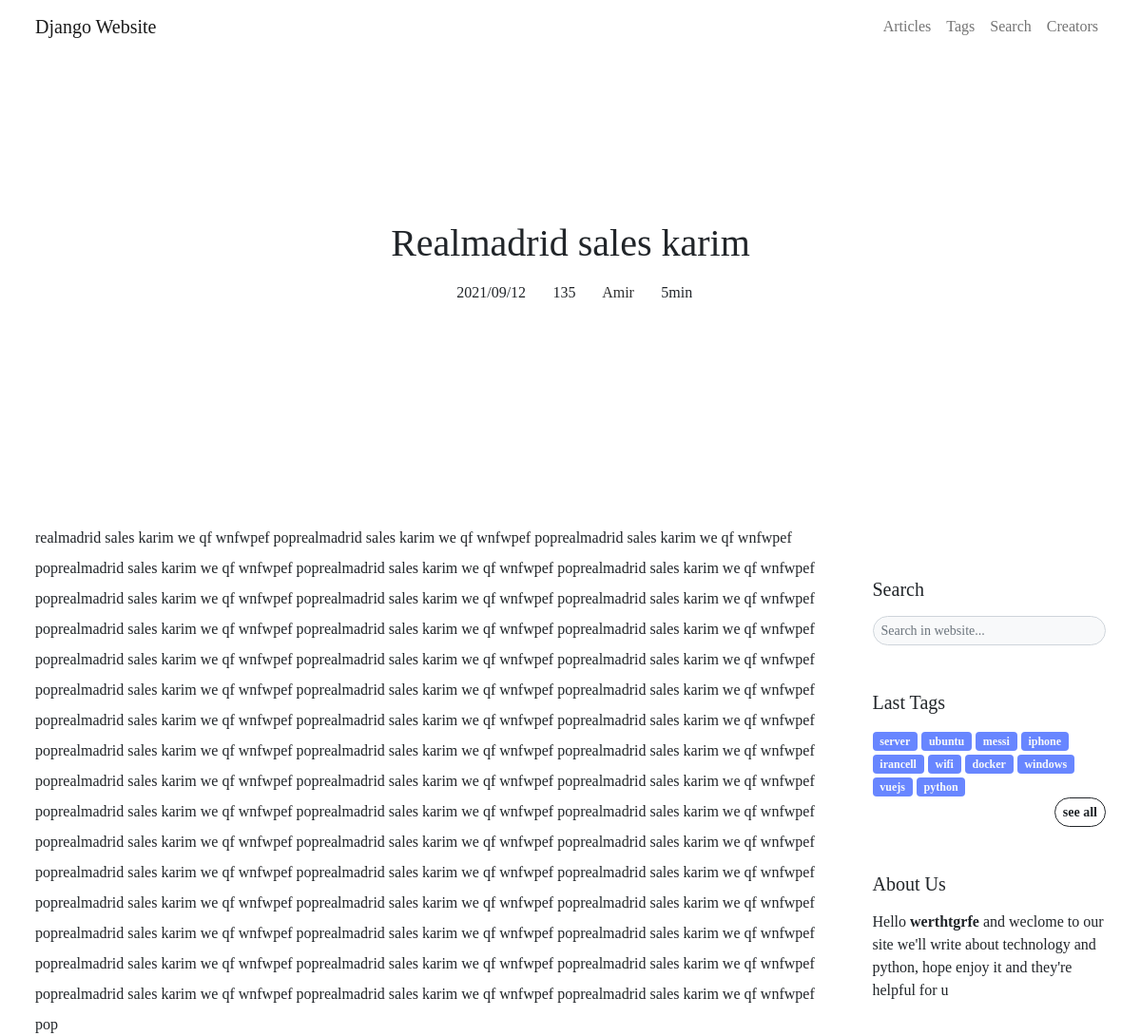
The page /articles/karim-sales-real (upper part) on the database as committed earlier.
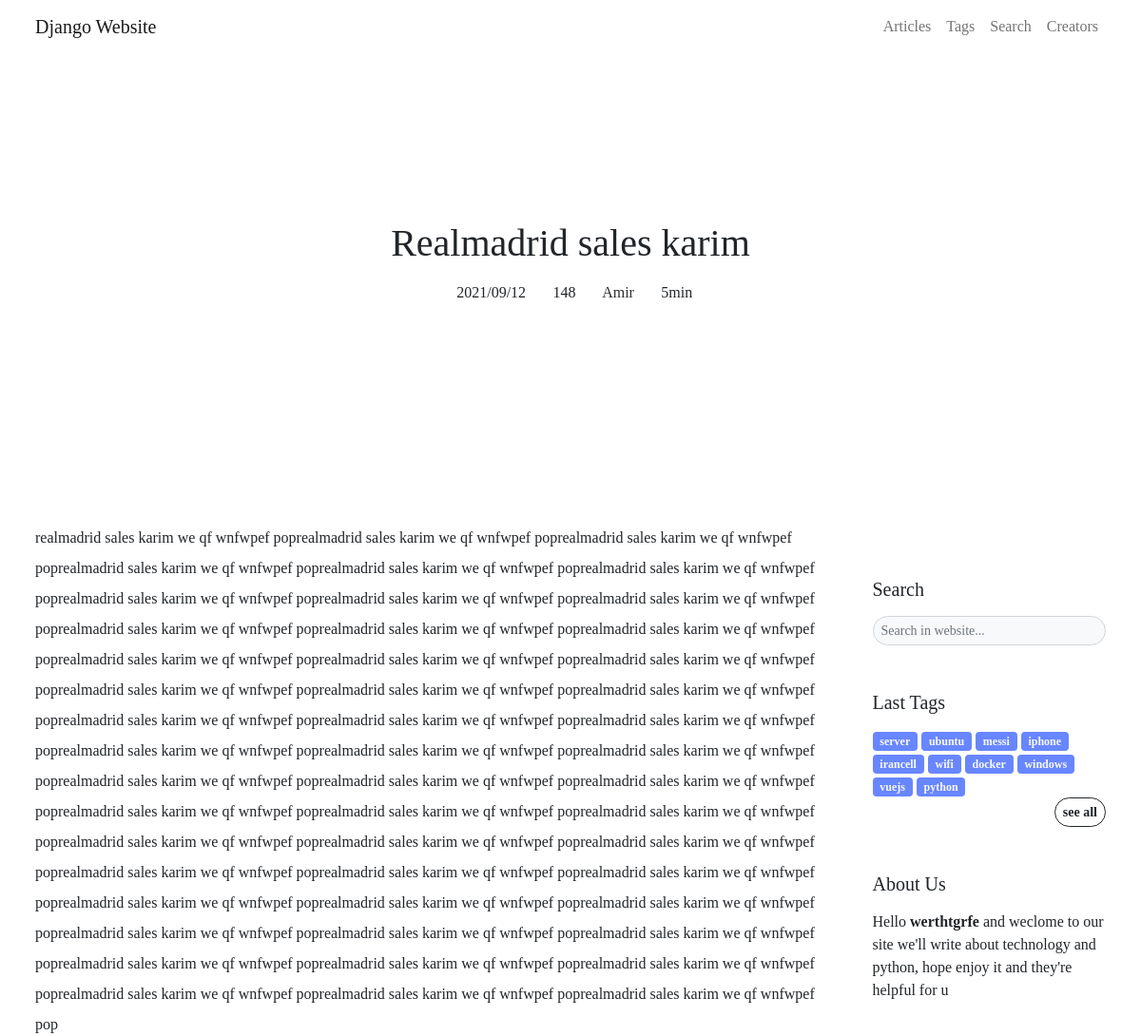
The same page on the database as committed later.
### blog/models.py (models this page shows, shortened)
class Article(models.Model):
    title_en   = models.CharField(max_length=200) # english title
    title_fa   = models.CharField(max_length=200) # persian title
    desc_en    = models.TextField() # english description for article in home
    desc_fa    = models.TextField() # persian description for article in home
    body_en    = RichTextUploadingField() # english body
    body_fa    = RichTextUploadingField() # persian body
    slug       = models.SlugField(max_length=100,unique=True) # slug of the article
    short_slug = models.SlugField(editable=False) # auto created in auto_slug_article function
    views      = models.IntegerField(default=0) # number of views this article
    status     = models.BooleanField(default=True) # article status => true:publish , false:draft
    created    = models.DateTimeField(auto_now_add=True) # auto complete created time
    updated    = models.DateTimeField(auto_now=True) # auto compelete last update
    author     = models.ForeignKey(User,editable=False,null=True,on_delete=models.SET_NULL) # auto delete article on delete author
    category   = models.ManyToManyField(Category,blank=True,related_name='articles') # article categories
    thumbnail  = models.ImageField(upload_to='thumbnails') # article thumbnail in post card and main page
    readtime   = models.IntegerField(default=0) # suggested time for readnig the article
    class Meta:
        verbose_name_plural = 'Articles'
        ordering            = ['-created'] # for new to old sorting in admin panel
    objects = ArticleManager() # set managers for this class
    def simple_created(self):
        return self.created.strftime("%Y/%m/%d")
    simple_created.short_description = "created"

class User(AbstractUser):
    thumbnail     = models.ImageField(upload_to='creators',default='creators/default.png')
    telegram      = models.URLField(null=True,blank=True)
    instagram     = models.URLField(null=True,blank=True)
    github        = models.URLField(null=True,blank=True)
    user_page_url = models.CharField(max_length=200)
    desc          = RichTextField(null=True)
    skills        = models.CharField(max_length=500,null=True)

### blog/views.py (the view)
# urls.py: path('articles/<slug:article_slug>',ArticleView,name='article_slug'),
def ArticleView(request,article_slug):
    article_query      = get_object_or_404(Article.objects,slug=article_slug,status=True)
    comments_query     = article_query.comments.filter(reply_to=None,status=True)
    avatars_query      = Avatar.objects.all()
    Article.objects.active().filter(slug=article_slug).update(views=article_query.views+1)
    if request.method == 'POST':
        comment_form = CommentForm(data=request.POST)
        if comment_form.is_valid():
            new_comment_form = comment_form.save(commit=False)
            new_comment_form.article = article_query
            try:
                parent_id = int(request.POST.get('parent_id'))
            except:
                parent_id = None
            if parent_id:
                parent_comment = Comment.objects.get(id=parent_id)
                if parent_comment:
                    new_comment_form.reply_to = parent_comment
            try:
                avatar_id = int(request.POST.get('articel_input'))
            except:
                avatar_id = None
            if avatar_id:
                avatar_obj = Avatar.objects.get(id=avatar_id)
                if avatar_obj:
                    new_comment_form.avatar = avatar_obj
            if request.user.is_authenticated: # if user was admin
                new_comment_form.admin  = User.objects.get(username=request.user.username)
                new_comment_form.status = True
            new_comment_form.save()
            return HttpResponseRedirect(article_query.get_absolute_url())
    else:
        comment_form = CommentForm()
    context = {
        'article':article_query,
        'comments':comments_query,
        'comment_form':comment_form,
        'avatars': avatars_query,
    }
    return render(request,'article.html',context)

### blog/forms.py
class CommentForm(forms.ModelForm):
    name = forms.CharField(
        widget=forms.TextInput(
            attrs={
                'id':'title-message',
                'name':'title-message',
                'class':'form-control form-control-sm sm bg-light',
                'type':"text",
                'placeholder': "Write your name",
            }
        )
    )
    desc = forms.CharField(
        widget=forms.Textarea(
            attrs={
                'name':"text-message",
                'id':"text-message",
                'cols':30,
                'rows':4,
                'class':"form-control form-control-sm bg-light",
                'placeholder': "Write your comment",
            }
        )
    )
    class Meta:
        model = Comment
        fields = [
            'name',
            'desc'
        ]

### blog/models.py (called while the page is built)
	def active(self):
		return self.filter(status=True)

    def active(self):
        return self.filter(status=True)

### blog/templatetags/template_tags.py (called while the page is built)
@register.simple_tag
def author_full_name(author):
    if author.first_name:
        return f'{author.first_name.capitalize()} {author.last_name.capitalize()}'
    else:
        return author.username.capitalize()

### template/article.html (shortened to what this page needs)
{% load static %} {% load template_tags %}
<!DOCTYPE html>
<html lang="en">
<head>
    <link rel="stylesheet" href="{% static 'blog/css/swiper.min.css' %}">
    <link rel="stylesheet" href="{% static 'blog/css/bootstrap.css' %}">
    <link rel="stylesheet" href="{% static 'blog/fontawesome-free-5.15.3-web/css/all.css' %}">
    <link rel="stylesheet" href="{% static 'blog/css/custom.css' %}">
    <link rel="stylesheet" href="{% static 'blog/css/responsiv.css' %}">
    <link rel="stylesheet" href="{% static 'blog/css/pages/articel.css' %}">
    <link rel="stylesheet" href="{% static 'ckeditor/ckeditor/plugins/codesnippet/lib/highlight/styles/monokai_sublime.css' %}">
    <link rel="stylesheet" href="/static/blog/css/sweetalert2.min.css">
</head>
<body>
    <div id="bg">
        <div id="bgItem" data-src="{{ article.thumbnail.url }}">
        </div>
    </div>
    <header class="thumbnail">
        {% include 'partials/navbar.html' %}
        <div class="text-center header-img">
            <h1 class="w-100">
                {{ article.title_en|capfirst }}
            </h1>
            <div class="w-auto px-0">
                <div class="py-2 d-inline-block">
                    <i class="fas fa-calendar"></i>
                    <span class="pe-2">
                        {{ article.created|date:'Y/m/d' }}
                    </span>
                </div>
                <div class="py-2 d-inline-block">
                    <i class="fas fa-eye"></i>
                    <span class="pe-2">
                        {{ article.views }}
                    </span>
                </div>
                <div class="py-2 d-inline-block">
                    <i class="fas fa-user"></i>
                    <a class="pe-2 text-dark-all text-decoration-none" href="/{{ article.author.user_page_url }}">
                        {% author_first_name article.author %}
                    </a>
                </div>
                <div class="py-2 d-inline-block">
                    <i class="fas fa-clock"></i>
                    <span class="pe-2">
                        {{ article.readtime }}min
                    </span>
                </div>
            </div>
        </div>
    </header>
    <main class="py-5">
        <div class="container">
            <div class="row gx-md-5">
                <div class="col-md-8 col-lg-9">
                    <section>
                        <div class="row justify-content-center articel-header-img">
                            <div class="col-9 col-sm-7 text-center">
                            </div>
                        </div>
                        <div class="row pt-5">
                            <div class="col-12">
                                <div class="body-article">
                                    {{ article.body_en|safe }}
                                </div>
                            </div>
                        </div>
                    </section>
                </div>
                {% include 'partials/col-4.html' %}
            </div>
        </div>
    </main>
</body>
</html>

Rows that differ between the two databases and show on the page:
changed Article "Realmadrid sales karim": views "135" → "148"
